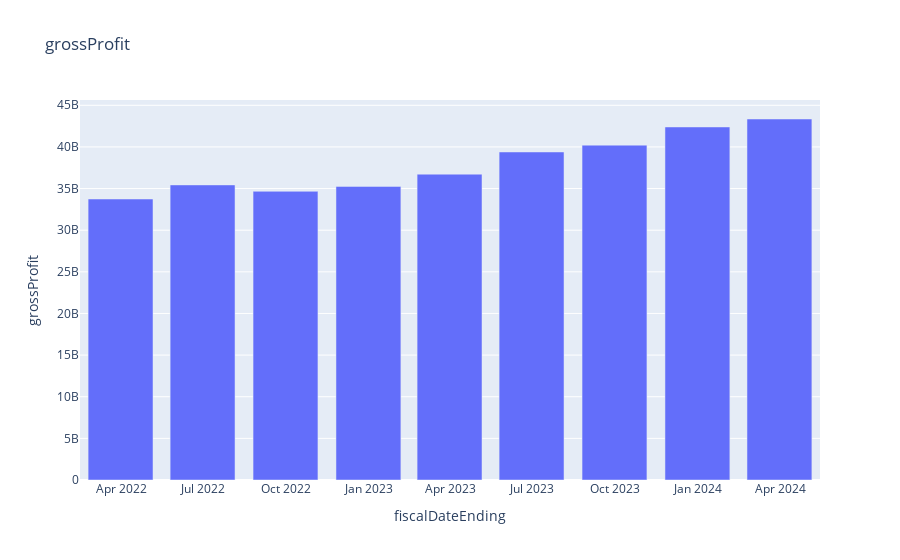
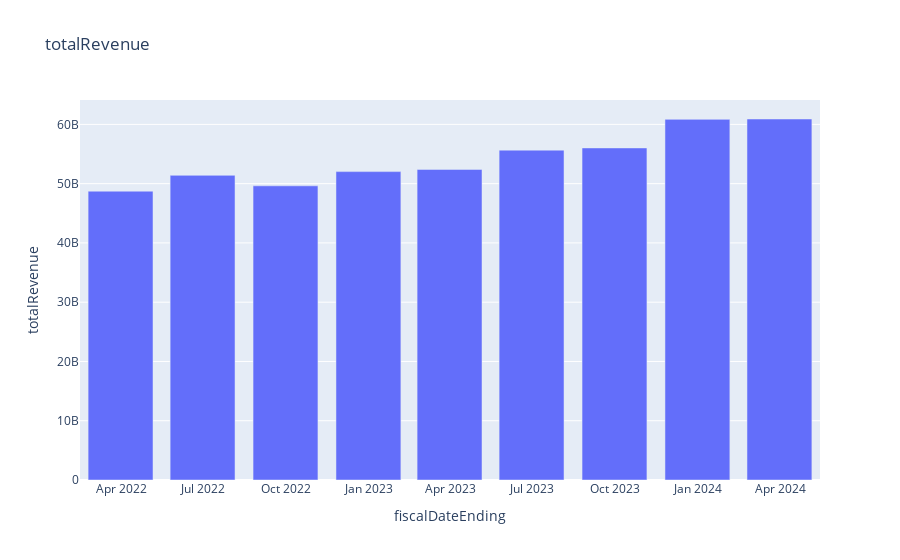
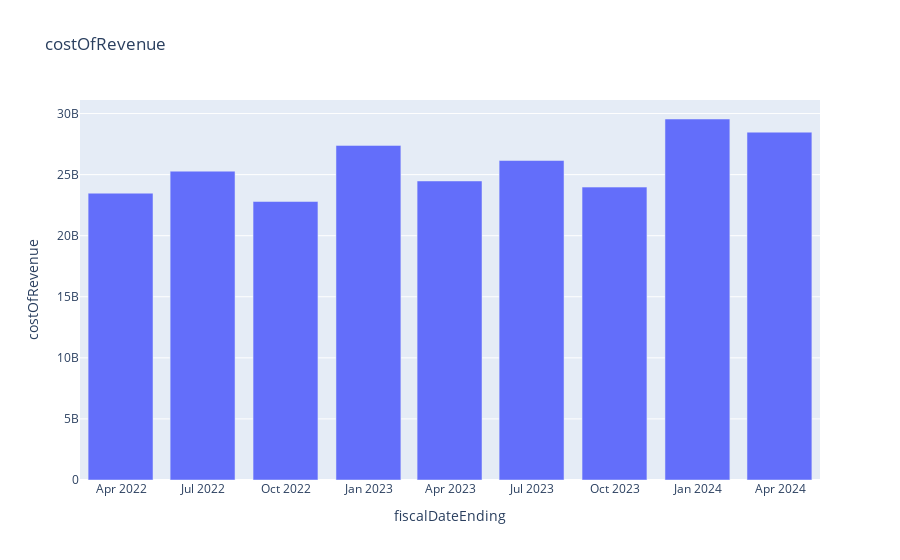
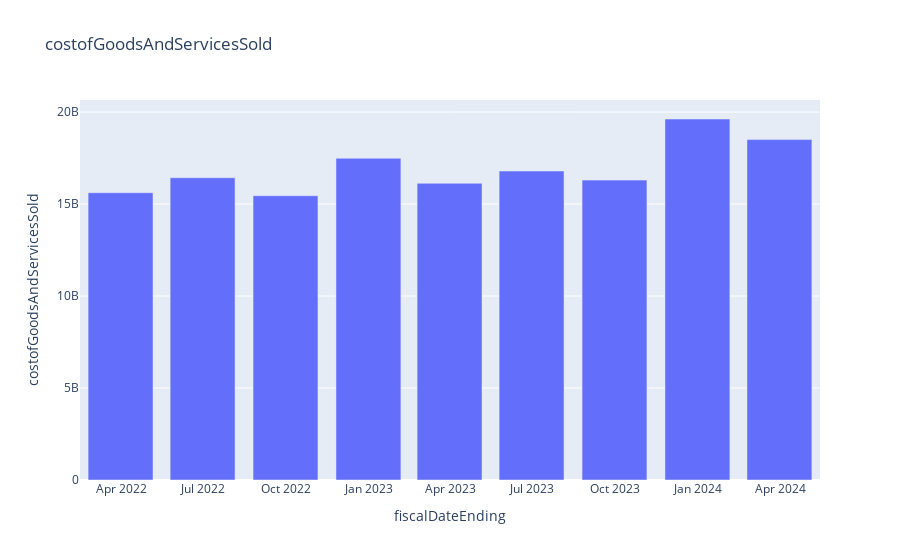

Notebook code for these charts, in order:
### Code cell
import pandas as pd
import plotly.express as px
import plotly.graph_objects as go

# Sample data based on the provided image (you should replace this with your actual data)
data = {
    "fiscalDateEnding": ["2024-03-31", "2023-12-31", "2023-09-30", "2023-06-30", "2023-03-31", "2022-12-31", "2022-09-30", "2022-06-30", "2022-03-31"],
    "grossProfit": [43353000000, 42397000000, 40215000000, 39394000000, 36729000000, 35259000000, 34670000000, 35436000000, 33745000000],
    "totalRevenue": [60911000000, 60849000000, 56029000000, 55659000000, 52405000000, 52032000000, 49636000000, 51406000000, 48732000000],
    "costOfRevenue": [28477000000, 29554000000, 23979000000, 26154000000, 24481000000, 27393000000, 22798000000, 25283000000, 23481000000],
    "costofGoodsAndServicesSold": [18505000000, 19623000000, 16302000000, 16795000000, 16128000000, 17488000000, 15452000000, 16429000000, 15615000000],
    "operatingIncome": [27581000000, 27032000000, 26895000000, 24254000000, 22352000000, 20399000000, 21518000000, 20534000000, 20364000000],
    "sellingGeneralAndAdministrative": [8119000000, 8223000000, 6661000000, 8401000000, 7393000000, 8016000000, 6524000000, 8053000000, 7075000000]
}

# Creating a DataFrame
df = pd.DataFrame(data)

# List of columns to plot
columns_to_plot = df.columns[1:]  # Exclude the 'fiscalDateEnding' column
df[f'{}']

# Create bar charts for each column
for column in columns_to_plot:
    fig = px.bar(df, x='fiscalDateEnding', y=column, title=column)
    fig.show()

### Figure 1 — Plotly figure (JSON) as saved in the notebook; plotly's stock layout.template omitted (floating-point values rounded to 4 significant figures)
{"data": [{"alignmentgroup": "True", "hovertemplate": "fiscalDateEnding=%{x}<br>grossProfit=%{y}<extra></extra>", "legendgroup": "", "marker": {"color": "#636efa", "pattern": {"shape": ""}}, "name": "", "offsetgroup": "", "orientation": "v", "showlegend": false, "textposition": "auto", "type": "bar", "x": ["2024-03-31", "2023-12-31", "2023-09-30", "2023-06-30", "2023-03-31", "2022-12-31", "2022-09-30", "2022-06-30", "2022-03-31"], "xaxis": "x", "y": [43353000000, 42397000000, 40215000000, 39394000000, 36729000000, 35259000000, 34670000000, 35436000000, 33745000000], "yaxis": "y"}], "layout": {"barmode": "relative", "legend": {"tracegroupgap": 0}, "title": {"text": "grossProfit"}, "xaxis": {"anchor": "y", "domain": [0, 1], "title": {"text": "fiscalDateEnding"}}, "yaxis": {"anchor": "x", "domain": [0, 1], "title": {"text": "grossProfit"}}}}

### Figure 2 — Plotly figure (JSON) as saved in the notebook; plotly's stock layout.template omitted (floating-point values rounded to 4 significant figures)
{"data": [{"alignmentgroup": "True", "hovertemplate": "fiscalDateEnding=%{x}<br>totalRevenue=%{y}<extra></extra>", "legendgroup": "", "marker": {"color": "#636efa", "pattern": {"shape": ""}}, "name": "", "offsetgroup": "", "orientation": "v", "showlegend": false, "textposition": "auto", "type": "bar", "x": ["2024-03-31", "2023-12-31", "2023-09-30", "2023-06-30", "2023-03-31", "2022-12-31", "2022-09-30", "2022-06-30", "2022-03-31"], "xaxis": "x", "y": [60911000000, 60849000000, 56029000000, 55659000000, 52405000000, 52032000000, 49636000000, 51406000000, 48732000000], "yaxis": "y"}], "layout": {"barmode": "relative", "legend": {"tracegroupgap": 0}, "title": {"text": "totalRevenue"}, "xaxis": {"anchor": "y", "domain": [0, 1], "title": {"text": "fiscalDateEnding"}}, "yaxis": {"anchor": "x", "domain": [0, 1], "title": {"text": "totalRevenue"}}}}

### Figure 3 — Plotly figure (JSON) as saved in the notebook; plotly's stock layout.template omitted (floating-point values rounded to 4 significant figures)
{"data": [{"alignmentgroup": "True", "hovertemplate": "fiscalDateEnding=%{x}<br>costOfRevenue=%{y}<extra></extra>", "legendgroup": "", "marker": {"color": "#636efa", "pattern": {"shape": ""}}, "name": "", "offsetgroup": "", "orientation": "v", "showlegend": false, "textposition": "auto", "type": "bar", "x": ["2024-03-31", "2023-12-31", "2023-09-30", "2023-06-30", "2023-03-31", "2022-12-31", "2022-09-30", "2022-06-30", "2022-03-31"], "xaxis": "x", "y": [28477000000, 29554000000, 23979000000, 26154000000, 24481000000, 27393000000, 22798000000, 25283000000, 23481000000], "yaxis": "y"}], "layout": {"barmode": "relative", "legend": {"tracegroupgap": 0}, "title": {"text": "costOfRevenue"}, "xaxis": {"anchor": "y", "domain": [0, 1], "title": {"text": "fiscalDateEnding"}}, "yaxis": {"anchor": "x", "domain": [0, 1], "title": {"text": "costOfRevenue"}}}}

### Figure 4 — Plotly figure (JSON) as saved in the notebook; plotly's stock layout.template omitted (floating-point values rounded to 4 significant figures)
{"data": [{"alignmentgroup": "True", "hovertemplate": "fiscalDateEnding=%{x}<br>costofGoodsAndServicesSold=%{y}<extra></extra>", "legendgroup": "", "marker": {"color": "#636efa", "pattern": {"shape": ""}}, "name": "", "offsetgroup": "", "orientation": "v", "showlegend": false, "textposition": "auto", "type": "bar", "x": ["2024-03-31", "2023-12-31", "2023-09-30", "2023-06-30", "2023-03-31", "2022-12-31", "2022-09-30", "2022-06-30", "2022-03-31"], "xaxis": "x", "y": [18505000000, 19623000000, 16302000000, 16795000000, 16128000000, 17488000000, 15452000000, 16429000000, 15615000000], "yaxis": "y"}], "layout": {"barmode": "relative", "legend": {"tracegroupgap": 0}, "title": {"text": "costofGoodsAndServicesSold"}, "xaxis": {"anchor": "y", "domain": [0, 1], "title": {"text": "fiscalDateEnding"}}, "yaxis": {"anchor": "x", "domain": [0, 1], "title": {"text": "costofGoodsAndServicesSold"}}}}
